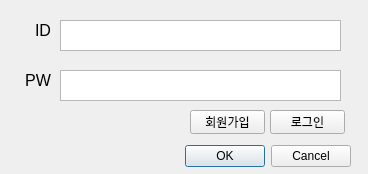
<?xml version="1.0" encoding="UTF-8"?>
<ui version="4.0">
 <class>LoginDialog</class>
 <widget class="QDialog" name="LoginDialog">
  <property name="geometry">
   <rect>
    <x>0</x>
    <y>0</y>
    <width>368</width>
    <height>174</height>
   </rect>
  </property>
  <property name="windowTitle">
   <string>Login</string>
  </property>
  <widget class="QDialogButtonBox" name="buttonBox">
   <property name="enabled">
    <bool>true</bool>
   </property>
   <property name="geometry">
    <rect>
     <x>10</x>
     <y>140</y>
     <width>341</width>
     <height>32</height>
    </rect>
   </property>
   <property name="autoFillBackground">
    <bool>false</bool>
   </property>
   <property name="orientation">
    <enum>Qt::Horizontal</enum>
   </property>
   <property name="standardButtons">
    <set>QDialogButtonBox::Cancel|QDialogButtonBox::Ok</set>
   </property>
  </widget>
  <widget class="QTextEdit" name="editID">
   <property name="geometry">
    <rect>
     <x>60</x>
     <y>20</y>
     <width>281</width>
     <height>31</height>
    </rect>
   </property>
  </widget>
  <widget class="QTextEdit" name="editPW">
   <property name="geometry">
    <rect>
     <x>60</x>
     <y>70</y>
     <width>281</width>
     <height>31</height>
    </rect>
   </property>
  </widget>
  <widget class="QLabel" name="label">
   <property name="geometry">
    <rect>
     <x>10</x>
     <y>20</y>
     <width>41</width>
     <height>20</height>
    </rect>
   </property>
   <property name="font">
    <font>
     <pointsize>12</pointsize>
    </font>
   </property>
   <property name="text">
    <string>ID</string>
   </property>
   <property name="alignment">
    <set>Qt::AlignRight|Qt::AlignTrailing|Qt::AlignVCenter</set>
   </property>
  </widget>
  <widget class="QLabel" name="label_2">
   <property name="geometry">
    <rect>
     <x>10</x>
     <y>70</y>
     <width>41</width>
     <height>20</height>
    </rect>
   </property>
   <property name="font">
    <font>
     <pointsize>12</pointsize>
    </font>
   </property>
   <property name="text">
    <string>PW</string>
   </property>
   <property name="alignment">
    <set>Qt::AlignRight|Qt::AlignTrailing|Qt::AlignVCenter</set>
   </property>
  </widget>
  <widget class="QPushButton" name="btnCreateUser">
   <property name="geometry">
    <rect>
     <x>190</x>
     <y>110</y>
     <width>75</width>
     <height>24</height>
    </rect>
   </property>
   <property name="text">
    <string>회원가입</string>
   </property>
  </widget>
  <widget class="QPushButton" name="btnLogin">
   <property name="geometry">
    <rect>
     <x>270</x>
     <y>110</y>
     <width>75</width>
     <height>24</height>
    </rect>
   </property>
   <property name="text">
    <string>로그인</string>
   </property>
  </widget>
 </widget>
 <resources/>
 <connections>
  <connection>
   <sender>buttonBox</sender>
   <signal>accepted()</signal>
   <receiver>LoginDialog</receiver>
   <slot>accept()</slot>
   <hints>
    <hint type="sourcelabel">
     <x>248</x>
     <y>254</y>
    </hint>
    <hint type="destinationlabel">
     <x>157</x>
     <y>274</y>
    </hint>
   </hints>
  </connection>
  <connection>
   <sender>buttonBox</sender>
   <signal>rejected()</signal>
   <receiver>LoginDialog</receiver>
   <slot>reject()</slot>
   <hints>
    <hint type="sourcelabel">
     <x>316</x>
     <y>260</y>
    </hint>
    <hint type="destinationlabel">
     <x>286</x>
     <y>274</y>
    </hint>
   </hints>
  </connection>
 </connections>
</ui>
